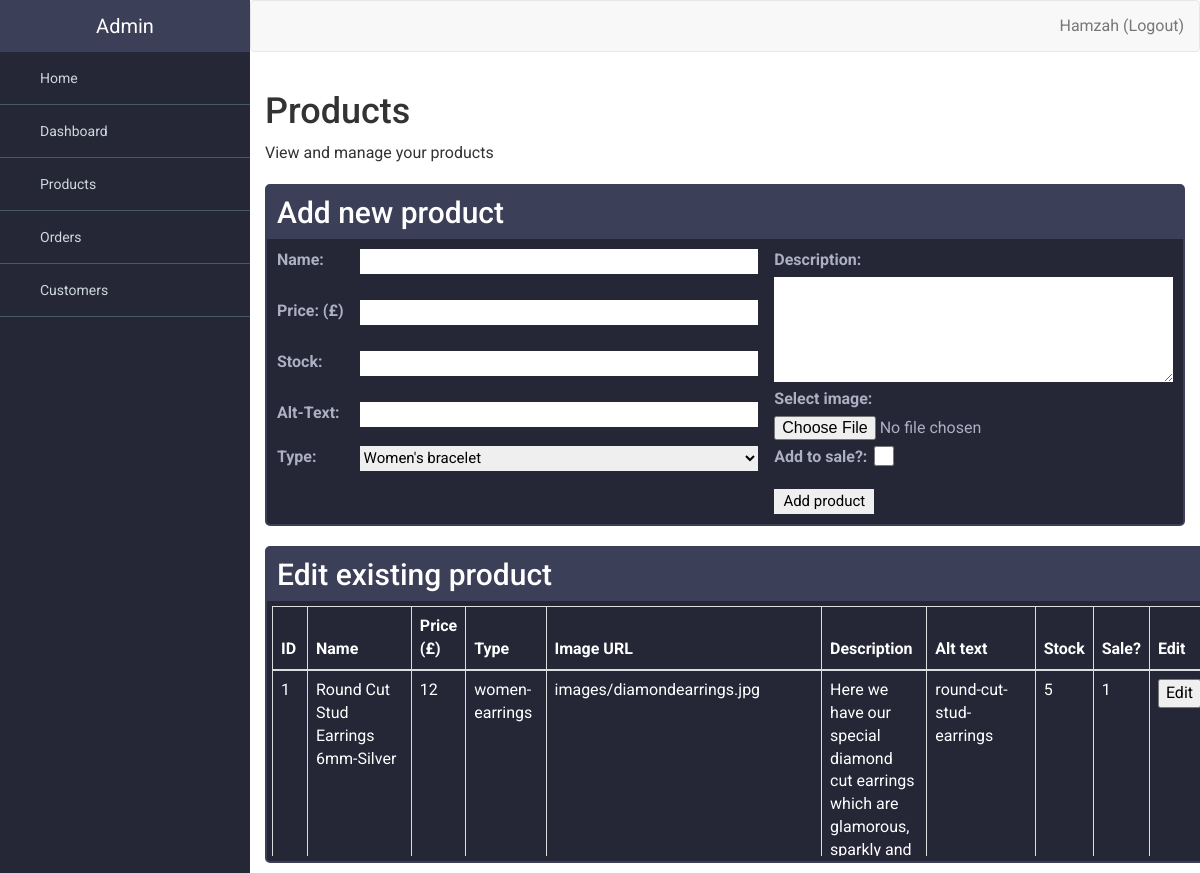
Screenshot of /AstonJewellerss/admin.php?page=products (signed in) with the database file from the repository.
### tables this page shows
CREATE TABLE `product` (
  `id` int(11) NOT NULL,
  `name` varchar(255) NOT NULL,
  `price` float NOT NULL,
  `type` varchar(20) NOT NULL,
  `image` varchar(255) NOT NULL,
  `desc` varchar(500) NOT NULL,
  `alt_text` text NOT NULL,
  `created_at` date NOT NULL,
  `updated_at` date NOT NULL,
  `stock` int(11) NOT NULL,
  `sale` tinyint(4) DEFAULT 0
);

### AstonJewellerss/admin-pages/products.php (the view, shortened to what this page needs)
<?php
$conn = getDb();
$stat = $conn->prepare("SELECT id, name, price, type, image, `desc`, alt_text, stock, sale FROM product");
$stat->execute();
$result = $stat->fetchAll(PDO::FETCH_ASSOC);
if (!isset($_GET['edit'])) {
echo '
<h1>Products</h1>
<p>View and manage your products</p>
<div class="add-product">
    <ul class="flex cards">
    <li>
        <h2>Add new product</h2>
        <form class="add-product-form" action="admin.php?page=products" method="post" enctype="multipart/form-data">
            <label for="product-name">Name:</label>
            <input type="text" name="product-name" id="product-name" required>
            <label for="product-price">Price: (£)</label>
            <input type="number" step="0.01" name="product-price" id="product-price" required>
            <label for="product-stock">Stock:</label>
            <input type="number" name="product-stock" id="product-stock" required>
            <label for="product-alt" id="product-alt">Alt-Text:</label>
            <input type="text" name="product-alt" id="product-alt" required>
            <label for="product-type">Type:</label>
            <select name="product-type" id="product-type">
                <option value="women-bracelet">Women&apos;s bracelet</option>
            </select>
            <div id="desc-box">
                <label for="product-desc">Description:</label>
                <textarea name="product-desc" id="product-desc" required></textarea>
                <label for="product-img">Select image:</label>
                <input type="file" id="product-img" name="product-img" accept="image/*" required>
            </div>
            <label for="product-sale" id="product-sale">Add to sale?:</label>
            <input type="checkbox" id="product-sale-chk" name="product-sale-chk" value="sale">
            <button id="submit-product-form" name="submit-product-form">Add product</button>
      </form>
    </li>
    </ul>
    <ul class="flex cards">
    <li>
        <h2>Edit existing product</h2>
        <div id="table-wrapper">
            <div id="table-scroll">
                <table id="existing-products" class="table table-bordered">
                <thead>
                    <tr>
                        <th>ID</th>
                        <th>Name</th>
                        <th>Price (£)</th>
                        <th>Type</th>
                        <th>Image URL</th>
                        <th>Description</th>
                        <th>Alt text</th>
                        <th>Stock</th>
                        <th>Sale?</th>
                        <th>Edit</th>
                    </tr>
                </thead>
                <tbody> '?>
                    <?php foreach ($result as $row) { ?>
                    <tr id="<?php echo $row["id"]; ?>">
                    <td><?php echo $row["id"]; ?></td>
                    <td><?php echo $row["name"]; ?></td>
                    <td><?php echo $row["price"]; ?></td>
                    <td><?php echo $row["type"]; ?></td>
                    <td><?php echo $row["image"]; ?></td>
                    <td><?php echo $row["desc"]; ?></td>
                    <td><?php echo $row["alt_text"]; ?></td>
                    <td><?php echo $row["stock"]; ?></td>
                    <td><?php echo $row["sale"]; ?></td>
                    <td><button id="edit" onclick="location.href='admin.php?page=products&edit=<?php echo $row["id"];?>'" type="button">Edit</button></td>
                    </tr>
                    <?php } echo '
                </tbody>
            </table>
        </div>
    </div>
    </li>
    </ul>
</div>
'; } elseif (isset($_GET['edit'])) {
    $stat = $conn->prepare("SELECT id, name, price, type, image, `desc`, alt_text, stock, sale FROM product WHERE id=:id");
    $stat->execute(['id' => $_GET['edit']]);
    $result = $stat->fetch(PDO::FETCH_ASSOC);
    $desc = $result['desc'];
            echo "
             <label for=\"product-name\">Name:</label>
             <input type=\"text\" value=\"" . $result["name"] ."\" name=\"product-name\" id=\"product-name\" required>
             <label for=\"product-price\">Price: (£)</label>
             <input type=\"number\" value=\"" . $result["price"] ."\" step=\"0.01\" name=\"product-price\" id=\"product-price\" required>
             <label for=\"product-stock\">Stock:</label>
             <input type=\"number\" value=\"" . $result["stock"] ."\" name=\"product-stock\" id=\"product-stock\" required>
             <label for=\"product-alt\" id=\"product-alt\">Alt-Text:</label>
             <input type=\"text\" value=\"" . $result["alt_text"] ."\" name=\"product-alt\" id=\"product-alt\" required>
            <label for=\"product-type\">Type:</label>
            <select name=\"product-type\" id=\"product-type\">
                <option value=\"women-bracelet\">Women&apos;s bracelet</option>
                <option value=\"women-necklace\">Women&apos;s necklace</option>
                <option value=\"women-earrings\">Women&apos;s earrings</option>
                <option value=\"women-ring\">Women&apos;s ring</option>
                <option value=\"women-watch\">Women&apos;s watch</option>
                <option value=\"men-bracelet\">Men&apos;s bracelet</option>
                <option value=\"men-chain\">Men&apos;s chain</option>
                <option value=\"men-earrings\">Men&apos;s earrings</option>
                <option value=\"men-ring\">Men&apos;s ring</option>
                <option value=\"men-watch\">Men&apos;s watch</option>
            </select>
            <div id=\"desc-box\">
                <label for=\"product-desc\">Description:</label>
                <textarea name=\"product-desc\" id=\"product-desc\" required>$desc</textarea>
                <label for=\"product-img\">Select image:</label>
                <input type=\"file\" id=\"product-img\" name=\"product-img\" accept=\"image/*\">
            </div>
            <label for=\"product-sale\" id=\"product-sale\">Add to sale?:</label>
            <input type=\"checkbox\" id=\"product-sale-chk\" name=\"product-sale-chk\" value=\"sale\">
            <button id=\"submit-product-form\" name=\"submit-product-form\">Edit product</button>
      </form>
    </li>
    </ul>
    "; } ?>

### AstonJewellerss/admin.php (shortened to what this page needs)
<!DOCTYPE html>
<html lang="en" >
<head>
  <link rel='stylesheet' href='https://cdnjs.cloudflare.com/ajax/libs/twitter-bootstrap/3.3.7/css/bootstrap.min.css'>
  <link rel='stylesheet' href='https://cdnjs.cloudflare.com/ajax/libs/material-design-iconic-font/2.2.0/css/material-design-iconic-font.min.css'>
  <link rel="stylesheet" href="./css/admin.css">
</head>
<body>
<div id="viewport">
  <div id="sidebar">
    <header><a>Admin</a></header>
    <ul class="nav">
      <li><a href="index.php"><i class="zmdi zmdi-home"></i>Home</a></li>
      <li><a href="admin.php"><i class="zmdi zmdi-view-dashboard"></i>Dashboard</a></li>
      <li><a href="admin.php?page=products"><i class="zmdi zmdi-collection-plus"></i>Products</a></li>
      <li><a href="admin.php?page=orders"><i class="zmdi zmdi-shopping-basket"></i>Orders</a></li>
      <li><a href="admin.php?page=customers"><i class="zmdi zmdi-accounts-alt"></i>Customers</a></li>
    </ul>
  </div>
  <div id="content">
    <nav class="navbar navbar-default">
      <div class="container-fluid">
        <ul class="nav navbar-nav navbar-right">
          <li><a href="login.php"><i class="zmdi zmdi-account-circle">&nbsp</i><?php echo $_SESSION['fname'];?> (Logout)</a></li>
        </ul>
      </div>
    </nav>
    <div class="container-fluid">
      <?php
      if (!isset($_GET['page'])) { include './admin-pages/dashboard.php'; }
      else {
        $page = $_GET['page'];
        if ($page == "products") { include './admin-pages/products.php'; }
        elseif ($page == "orders") { include './admin-pages/orders.php'; }
        elseif ($page == "customers") { include './admin-pages/customers.php'; }
      }
      ?>
    </div>
  </div>
</div>
</body>
</html>

### AstonJewellerss/css/admin.css (style rules this page uses)
body { overflow-x: hidden; font-family: 'Roboto', sans-serif; font-size: 16px; }
#viewport { padding-left: 250px; }
#content { width: 100%; position: relative; margin-right: 0; }
#sidebar { z-index: 1000; position: fixed; left: 250px; width: 250px; height: 100%; margin-left: -250px; overflow-y: auto; background: rgb(37, 38, 54); -webkit-transition: all 0.5s ease; -moz-transition: all 0.5s ease; -o-transition: all 0.5s ease; transition: all 0.5s ease; }
#sidebar header { background-color: rgb(60, 63, 88); font-size: 20px; line-height: 52px; text-align: center; }
#sidebar header a { color: #fff; display: block; text-decoration: none; }
#sidebar .nav a { background: none; border-bottom: 1px solid #455A64; color: #CFD8DC; font-size: 14px; padding: 16px 24px; }
.cards { list-style: none; margin: 0; padding: 0; }
.cards li { border: 2px solid rgb(60, 63, 88); border-radius:5px; background-color: rgb(37, 38, 54); color: #fff; flex: 1 1 200px; }
.cards h2 { background-color: rgb(60, 63, 88); margin: 0; padding: 10px; }
.flex { display: flex; flex-wrap: wrap; margin: 0 -10px; }
.flex li { flex: 1 1 200px; margin: 10px; }
.add-product-form, .edit-product-form { margin: 10px; color:rgb(173, 175, 194); display: grid; grid-template-columns: auto 1fr 1fr; grid-auto-flow: row dense; grid-gap: 1em; margin: 10px; }
.add-product-form > label, .edit-product-form > label { grid-column: 1; grid-row: auto; }
.add-product-form > input, .add-product-form > button, .add-product-form > select, .edit-product-form > input, .edit-product-form > button, .edit-product-form > select { grid-column: 2; grid-row: auto; color: black; border: none; height: 25px; font-size: 15px; }
.add-product-form textarea, .edit-product-form textarea { min-height: calc(100% - 2em); width: 100%; border: none; }
#desc-box, #address { grid-column: 3; grid-row: span 3; }
.add-product-form > button, .edit-product-form > button { grid-column: 3; grid-row: 5; }
#product-sale { grid-column: 3; grid-row: 5; }
#product-sale-chk { grid-column: 3; grid-row: 5; margin: 0px 0px; width: 220px; height: 20px; }
#submit-product-form { width: 100px; grid-row: 6; }
#table-wrapper { position:relative; }
#table-scroll { height:250px; overflow:auto; margin: 5px; }
#edit, #view { color: black; }

### rows the page displays
product: id "1", name "Round Cut Stud Earrings 6mm-Silver", price "12", type "women-earrings", image "images/diamondearrings.jpg", desc "Here we have our special diamond cut earrings which are glamorous, sparkly and…", alt_text "round-cut-stud-earrings", stock "5", sale "1"

### other values shown
$_SESSION['fname'] "Hamzah"
